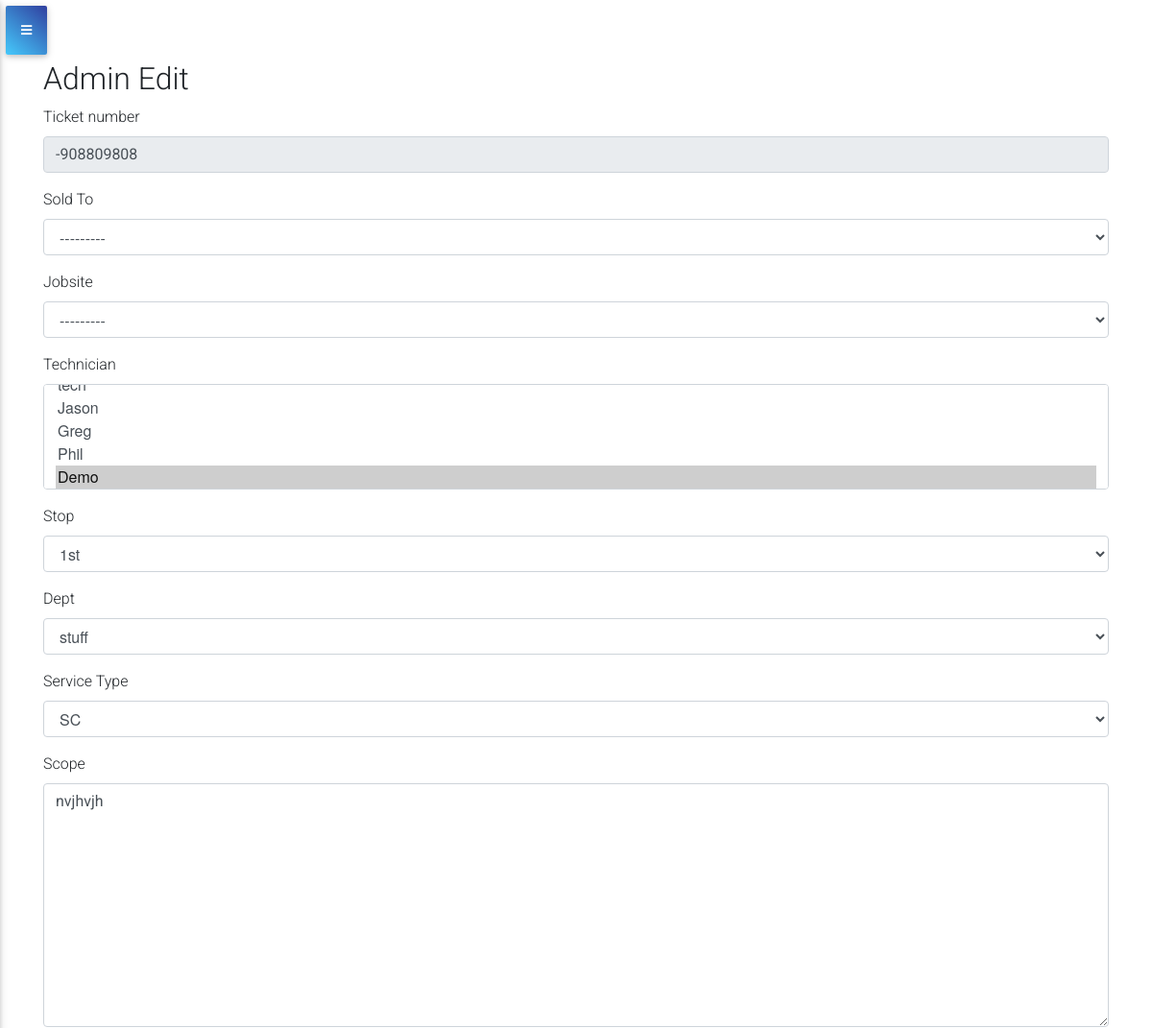
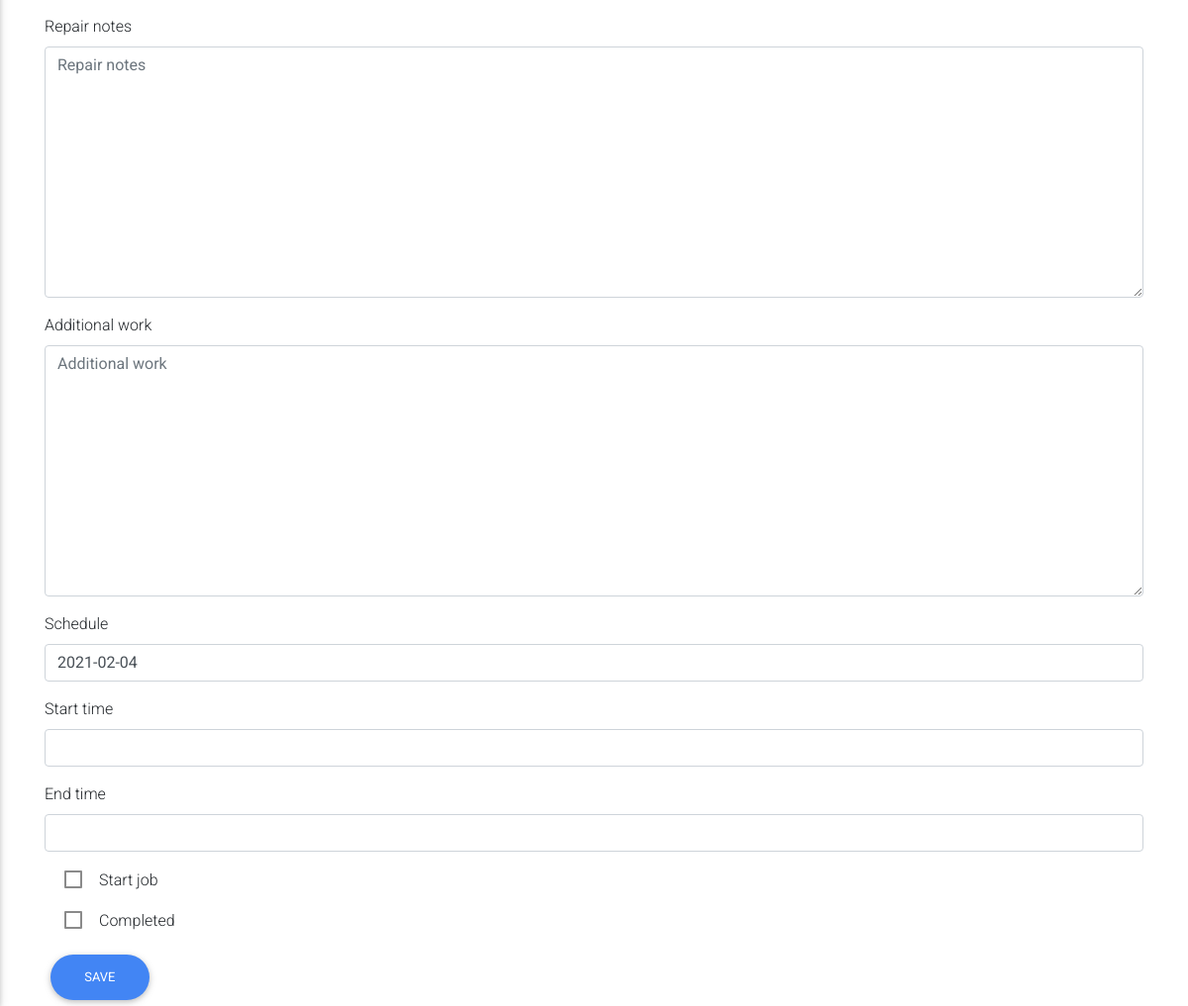
Page /update/-908809808/ (signed in) on the earlier database version (2 pictures, top to bottom).
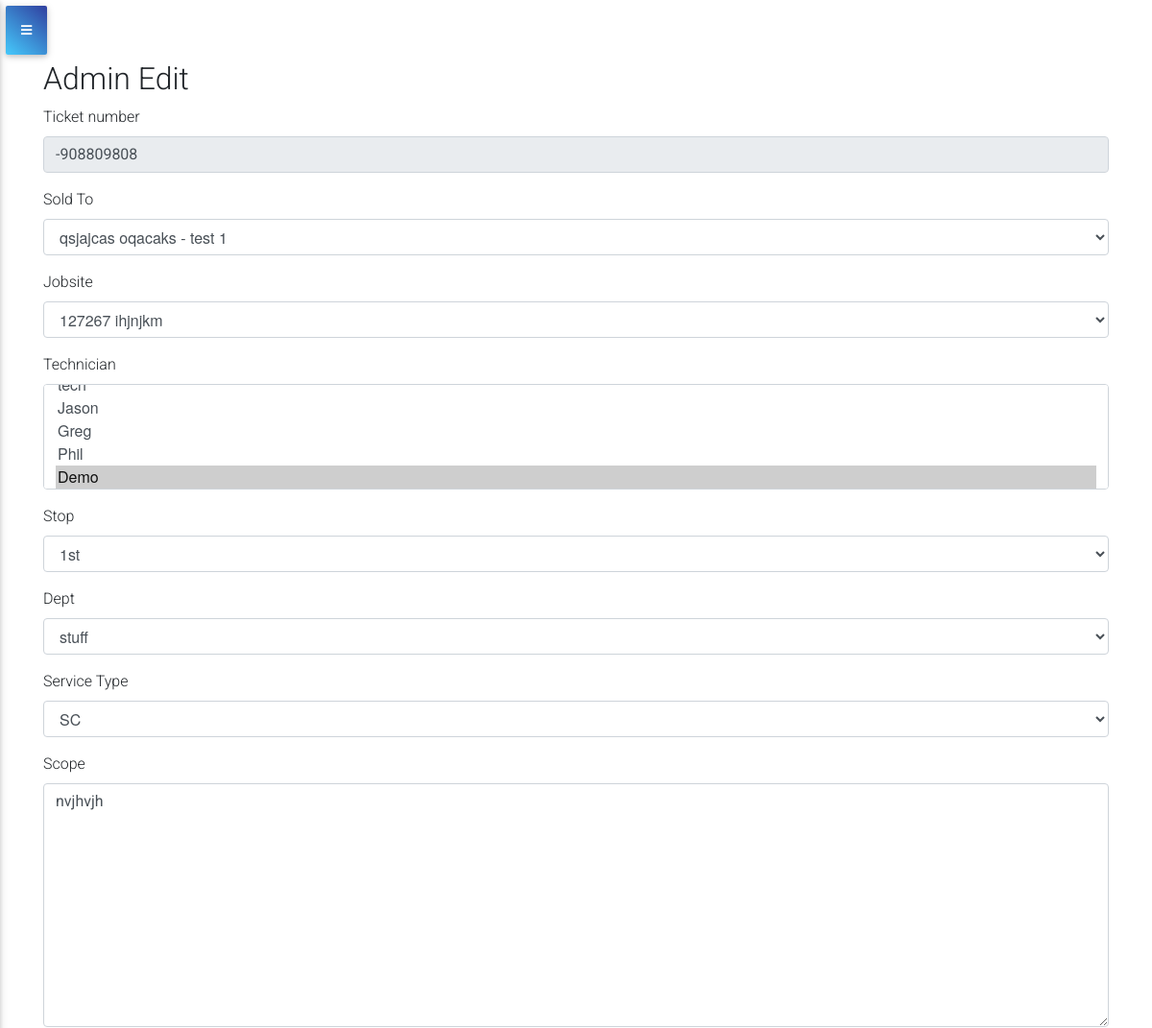
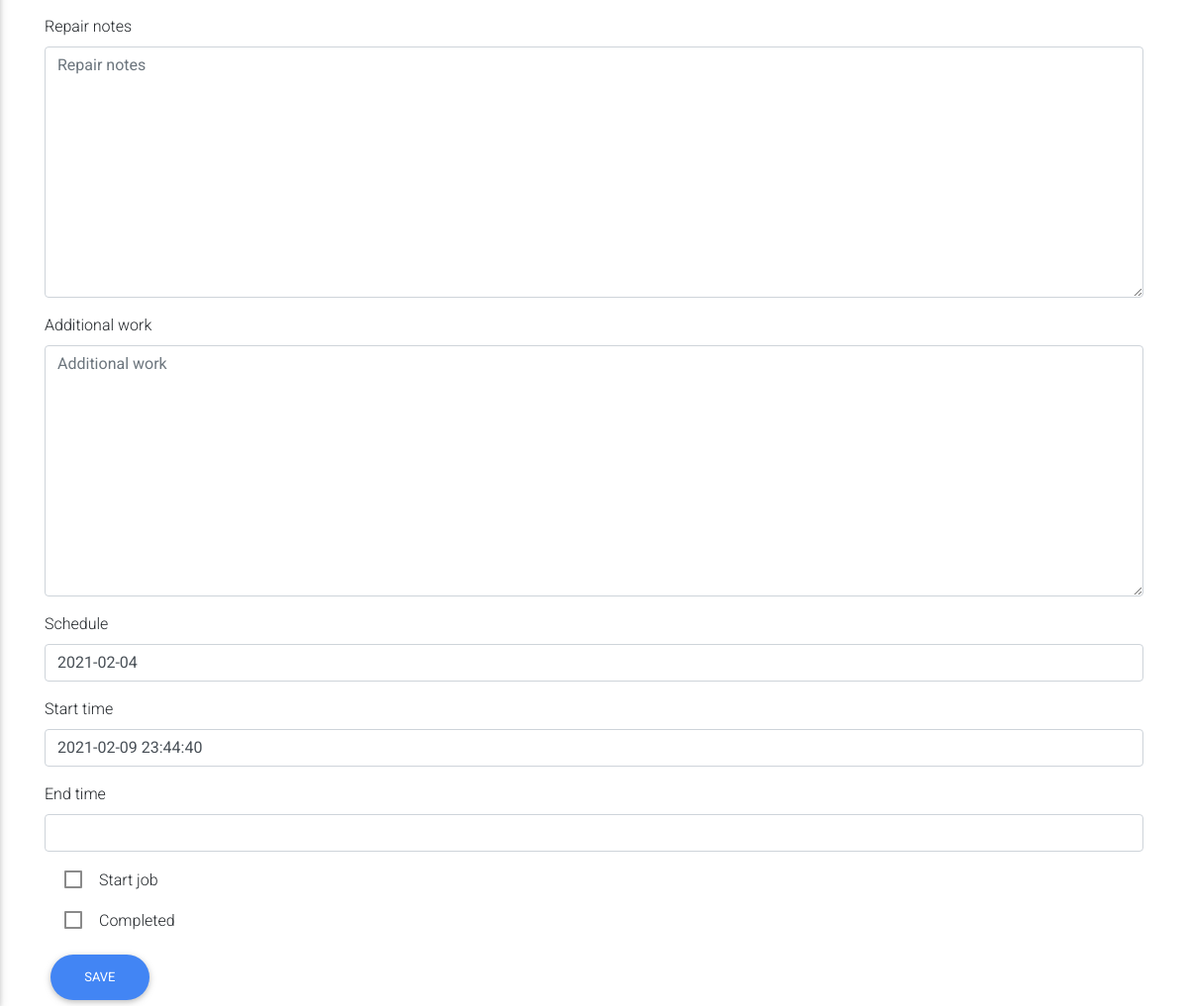
Same page on the later database version (2 pictures, top to bottom).
### ticket/models.py (models this page shows, shortened)
class Ticket(models.Model):
    ticket_number = models.CharField(primary_key=True, max_length=10)
    t_customer = models.ForeignKey(Customer,null=True, on_delete=models.SET_NULL)
    t_jobsite = models.ForeignKey(Jobsite, null=True, on_delete=models.SET_NULL)
    stop = models.CharField(choices=STOP, max_length=254, default='1st')
    assigned = models.ManyToManyField(AccountUser, blank=True)
    department = models.ForeignKey(ServiceProvided,null=True, on_delete=models.SET_NULL)
    t_type = models.ForeignKey(TicketType,null=True, on_delete=models.SET_NULL)
    scope = models.TextField()
    repair_notes = models.TextField(blank=True)
    additional_work = models.TextField(blank=True)
    schedule = models.DateField(default=datetime.date.today)
    start_job = models.BooleanField(default=False)
    completed = models.BooleanField(default=False)
    created_at = models.DateTimeField(auto_now_add=True)
    updated_at = models.DateTimeField(auto_now=True)
    start_time = models.DateTimeField(blank=True,null=True)
    end_time = models.DateTimeField(blank=True,null=True)
    account = models.ForeignKey(AccountCompany, on_delete=models.CASCADE)

### ticket/views.py (the view)
# urls.py: path('update/<pk>/', views.TicketUpdateView.as_view(), name='ticket_update'),
class TicketUpdateView(LoginRequiredMixin,UpdateView):
    model = Ticket
    form_class = TicketUpdateForm
    def get_context_data(self, **kwargs):
        context = super().get_context_data(**kwargs)
        context['ticket_count'] = ticket_count(self.request)
        context['tech_ticket_count'] = tech_ticket_count(self.request)
        context['todays_tickets'] = todays_tickets(self.request)
        context['tech_todays_tickets'] = tech_todays_tickets(self.request)
        context['todays_tickets_count'] = todays_tickets_count(self.request)
        context['in_progress_count'] = in_progress_count(self.request)
        context['completed_today_tickets_count'] = completed_today_tickets_count(self.request)
        context['tech_todays_tickets_count'] = tech_todays_tickets_count(self.request)
        context['tech_completed_today_tickets_count'] = tech_completed_today_tickets_count(self.request)
        return context

### ticket/forms.py
class TicketUpdateForm(forms.ModelForm):
    ticket_number = forms.CharField(widget=forms.TextInput(attrs={'readonly':'readonly'}))
    class Meta:
        model = Ticket
        fields = ('ticket_number','t_customer','t_jobsite','assigned','stop','department','t_type','scope','repair_notes','additional_work','schedule','start_time','end_time','start_job','completed',)
    def __init__(self, *args, **kwargs):
        super().__init__(*args, **kwargs)
        self.fields["t_customer"].label = "Sold To"
        self.fields["t_jobsite"].label = "Jobsite"
        self.fields["assigned"].label = "Technician"
        self.fields["department"].label = "Dept"
        self.fields["t_type"].label = "Service Type"

### accounts/models.py (called while the page is built)
    def __str__(self):
        return self.company_name

    def __str__(self):
        return str(self.user.username)

### customer/models.py (called while the page is built)
    def __str__(self):
        return self.name

    def __str__(self):
        return self.fname + ' ' + self.lname + ' - ' + str(self.company)

    def __str__(self):
        return self.address1 +' '+ self.address2 +' '+ self.city

### service_ticket_app/utils.py (called while the page is built)
def ticket_count(request):
    count = Ticket.objects.filter(account=request.user.accountuser.account).count()
    return count

### ticket/templates/ticket/ticket_form.html (shortened to what this page needs)
{% extends 'base.html'%}
{% load bootstrap4 %}
{% block content %}
{% if company_count <= 0 %}
    <h5>
        Please add atleast one company to create a ticket!
        <a href="{% url 'customer_app:add_company' %}" type="button" class="btn btn-outline-primary btn-rounded btn-sm px-2"><i class="fas fa-user-plus mt-0"></i>
        Company
        </a>
    </h5>
{% else %}
    <h2>
    {% if not form.instance.pk %}
            Add New Service Ticket
        {% elif user.accountuser.role == 'Admin' %}
            Admin Edit
        {% else %}
            Edit
    {% endif %}
        </h2>
        <form method='POST' enctype = "multipart/form-data">
            {% bootstrap_form form %}
            <input class='btn btn-rounded btn-primary' type="submit" value='Save'>
        </form>
{% endif %}
{% endblock %}

Differences in the rows shown:
changed Ticket "1st": t_customer "---------" → "qsjajcas oqacaks - test 1"; t_jobsite "---------" → "127267 ihjnjkm"; start_time (not shown) → "2021-02-09 23:44:40"
